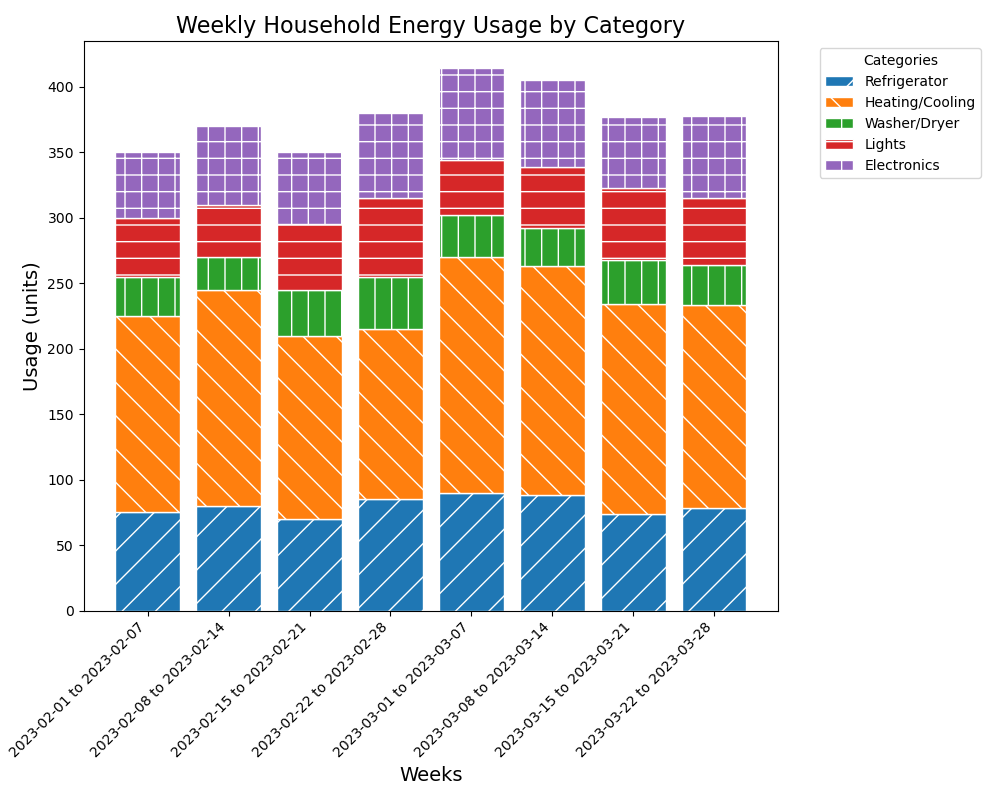

Here is the Python script that generated this plot:

import matplotlib.pyplot as plt

# Data provided
data = [
    {'Week': '2023-02-01 to 2023-02-07', 'Refrigerator': 75, 'Heating/Cooling': 150, 'Washer/Dryer': 30, 'Lights': 45, 'Electronics': 50},
    {'Week': '2023-02-08 to 2023-02-14', 'Refrigerator': 80, 'Heating/Cooling': 165, 'Washer/Dryer': 25, 'Lights': 40, 'Electronics': 60},
    {'Week': '2023-02-15 to 2023-02-21', 'Refrigerator': 70, 'Heating/Cooling': 140, 'Washer/Dryer': 35, 'Lights': 50, 'Electronics': 55},
    {'Week': '2023-02-22 to 2023-02-28', 'Refrigerator': 85, 'Heating/Cooling': 130, 'Washer/Dryer': 40, 'Lights': 60, 'Electronics': 65},
    {'Week': '2023-03-01 to 2023-03-07', 'Refrigerator': 90, 'Heating/Cooling': 180, 'Washer/Dryer': 32, 'Lights': 42, 'Electronics': 70},
    {'Week': '2023-03-08 to 2023-03-14', 'Refrigerator': 88, 'Heating/Cooling': 175, 'Washer/Dryer': 29, 'Lights': 47, 'Electronics': 66},
    {'Week': '2023-03-15 to 2023-03-21', 'Refrigerator': 74, 'Heating/Cooling': 160, 'Washer/Dryer': 34, 'Lights': 55, 'Electronics': 54},
    {'Week': '2023-03-22 to 2023-03-28', 'Refrigerator': 78, 'Heating/Cooling': 155, 'Washer/Dryer': 31, 'Lights': 51, 'Electronics': 63}
]

# Extracting weeks for x-axis labels
weeks = [entry['Week'] for entry in data]

# Extracting data for each category
refrigerator = [entry['Refrigerator'] for entry in data]
heating_cooling = [entry['Heating/Cooling'] for entry in data]
washer_dryer = [entry['Washer/Dryer'] for entry in data]
lights = [entry['Lights'] for entry in data]
electronics = [entry['Electronics'] for entry in data]

# Number of weeks
num_weeks = len(weeks)

# Set up the figure and axes
fig, ax = plt.subplots(figsize=(10, 8))

# Colors and hatch patterns for each category
colors = ['#1f77b4', '#ff7f0e', '#2ca02c', '#d62728', '#9467bd']
hatch_patterns = ['/', '\\', '|', '-', '+']

# Plotting stacks
ax.bar(weeks, refrigerator, color=colors[0], edgecolor='white', hatch=hatch_patterns[0], label='Refrigerator')
ax.bar(weeks, heating_cooling, bottom=refrigerator, color=colors[1], edgecolor='white', hatch=hatch_patterns[1], label='Heating/Cooling')
ax.bar(weeks, washer_dryer, bottom=[i+j for i,j in zip(refrigerator, heating_cooling)], color=colors[2], edgecolor='white', hatch=hatch_patterns[2], label='Washer/Dryer')
ax.bar(weeks, lights, bottom=[i+j+k for i,j,k in zip(refrigerator, heating_cooling, washer_dryer)], color=colors[3], edgecolor='white', hatch=hatch_patterns[3], label='Lights')
ax.bar(weeks, electronics, bottom=[i+j+k+l for i,j,k,l in zip(refrigerator, heating_cooling, washer_dryer, lights)], color=colors[4], edgecolor='white', hatch=hatch_patterns[4], label='Electronics')

# Adding labels and title
ax.set_xlabel('Weeks', fontsize=14)
ax.set_ylabel('Usage (units)', fontsize=14)
ax.set_title('Weekly Household Energy Usage by Category', fontsize=16)

# Adding legend
ax.legend(title='Categories', bbox_to_anchor=(1.05, 1), loc='upper left')

# Improve layout
plt.xticks(rotation=45, ha='right')  # Rotate x-axis labels for better readability
plt.tight_layout()                    # Adjust layout to fit everything without overlapping

# Display the plot
plt.show()
